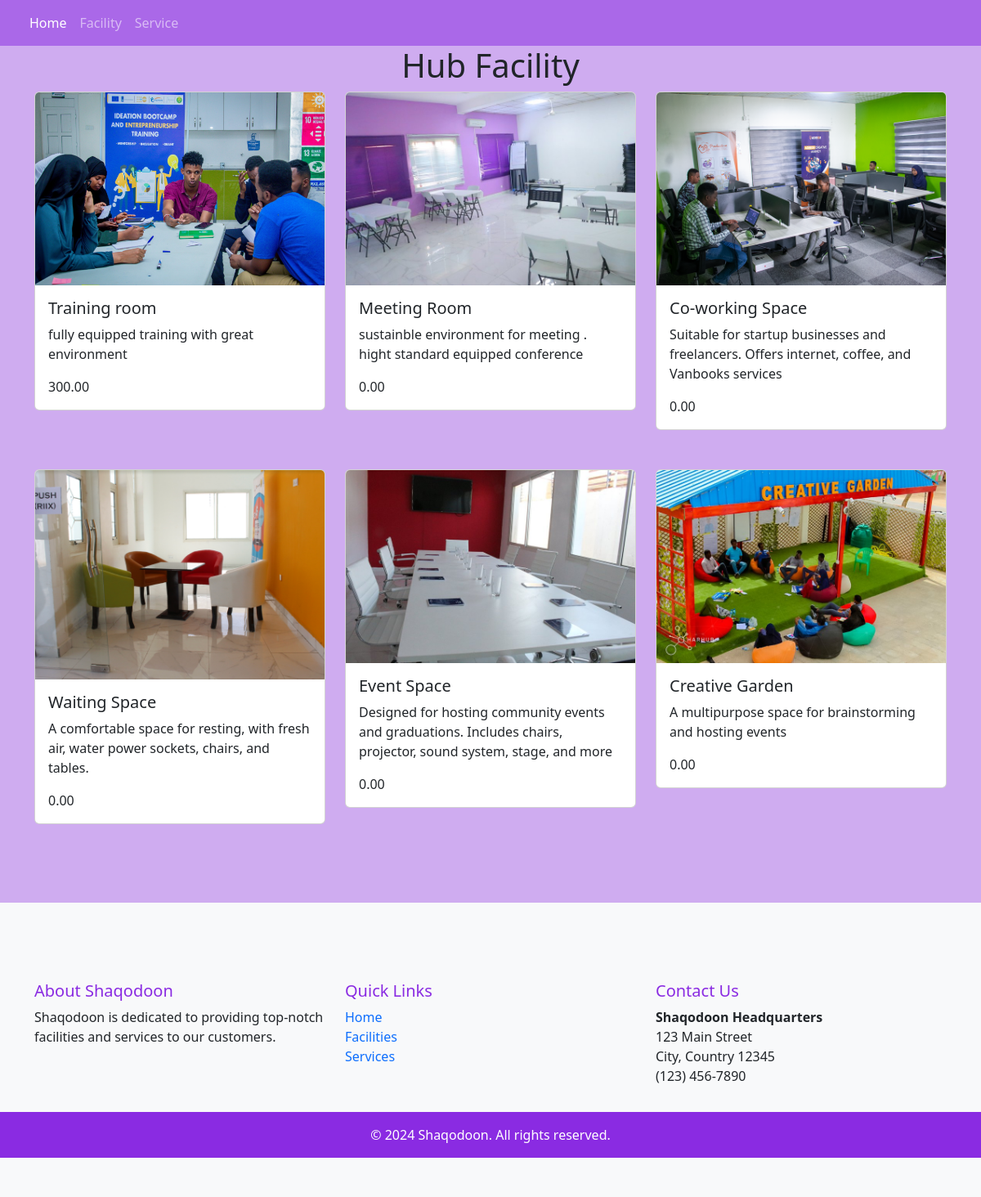
Page /facilities/ on the committed database.
### menu/models.py (models this page shows, shortened)
class Facility(models.Model):
    title = models.CharField(max_length=255)
    description = models.TextField()
    image = models.ImageField(upload_to='facility_images/')
    price = models.DecimalField(max_digits=10, decimal_places=2)
    category = models.ForeignKey(Category, on_delete=models.SET_NULL, null=True)

### menu/views.py (the view)
# urls.py: path('facilities/', facility_list, name='facility_list'),
def facility_list(request):
    facilities = Facility.objects.all()
    categories = Category.objects.all()
    return render(request, 'facility.html', {'facilities': facilities, 'categories': categories})

### menu/Templates/facility.html
{% extends 'base.html' %}
{% block content %}
<div class="container">
<h1 class="text-center text-dark">Hub Facility</h1>
<div class="row  ">
    {% for facility in facilities %}
    <div class="col-md-4  mb-5">
        <div class="card">
            <img src="{{ facility.image.url }}" class="card-img-top" alt="{{ facility.title }}">
            <div class="card-body">
                <h5 class="card-title">{{ facility.title }}</h5>
                <p class="card-text">{{ facility.description }}</p>
                <p class="card-text">{{ facility.price }}</p>
            </div>
        </div>
    </div>
    {% endfor %}
</div>
</div>
{% endblock %}

### menu/Templates/base.html (style rules this page uses)
body { background-color: #cfacf0; }

### rows in the picture
Facility: image (picture), title "Training room", description "fully equipped training with great environment", price "300.00"
Facility: image (picture), title "Meeting Room", description "sustainble environment for meeting . hight standard equipped conference", price "0.00"
Facility: image (picture), title "Co-working Space", description "Suitable for startup businesses and freelancers. Offers internet, coffee, and Vanbooks services", price "0.00"
Facility: image (picture), title "Waiting Space", description "A comfortable space for resting, with fresh air, water power sockets, chairs, and tables.", price "0.00"
Facility: image (picture), title "Event Space", description "Designed for hosting community events and graduations. Includes chairs, projector, sound system, stage, and more", price "0.00"
Facility: image (picture), title "Creative Garden", description "A multipurpose space for brainstorming and hosting events", price "0.00"
